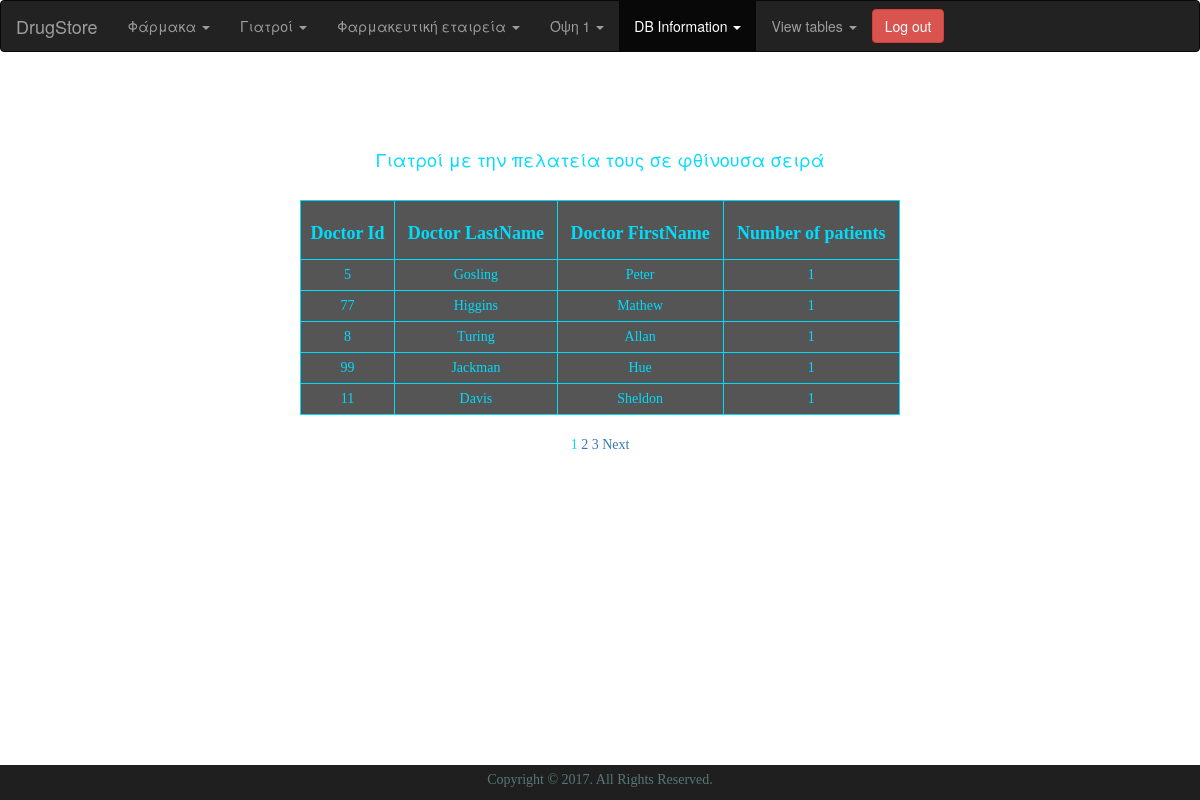
Screenshot of /site2/pelateia.php (signed in) with the database file from the repository.
### tables this page shows
create table Doctor(
DoctorId int not null AUTO_INCREMENT,
FirstName varchar(15) not null,
LastName varchar(15) not null,
Speciality varchar(20),
ExperienceYears int check(ExperienceYears>=0),
primary key(DoctorId) );

### site2/pelateia.php (the view, shortened to what this page needs)
<!DOCTYPE html>
<html lang="en">
<head>
  <link href="css/bootstrap.min.css" rel="stylesheet">
</head>
<body background="images/30.jpg">
<div>
<nav class="navbar navbar-inverse">
  <div class="container-fluid">
    <div class="navbar-header">
      <a class="navbar-brand" href="http://localhost:8888/site2/index.php">DrugStore</a>
    </div>
    <ul class="nav navbar-nav">
	  <li class="dropdown">
	  	<a class="dropdown-toggle" data-toggle="dropdown" href="#">Φάρμακα
	    	<span class="caret"></span></a>
	        </li>
      <li>
	  <li class="dropdown">
	  	<a class="dropdown-toggle" data-toggle="dropdown" href="#">Γιατροί
	    	<span class="caret"></span></a>
	        </li>
      <li>
  	  <li class="dropdown">
  	  	<a class="dropdown-toggle" data-toggle="dropdown" href="#">Φαρμακευτική εταιρεία
  	    	<span class="caret"></span></a>
  	        </li>
        <li>
  	  <li class="dropdown">
  	  	<a class="dropdown-toggle" data-toggle="dropdown" href="#">Όψη 1
  	    	<span class="caret"></span></a>
  	        </li>
        <li>
		<li class="active">
			<a class="dropdown-toggle" data-toggle="dropdown" href="#">DB Information
		  	<span class="caret"></span></a>
		      </li>
		<li>
    	  <li class="dropdown">
    	  	<a class="dropdown-toggle" data-toggle="dropdown" href="#">View tables
    	    	<span class="caret"></span></a>
    	        </li>
          <li>
			  <button class="btn btn-danger navbar-btn navbar-right"><a href="logout.php"><font color="white">Log out</font></a></button>
    </ul>
  </div>
</nav>
<br /><br /><br />
<?php
		require_once('mysqli_connect.php');
		$display = 5;
		if (isset($_GET['p']) && is_numeric($_GET['p'])){
			$pages = $_GET['p'];
		}else{
			$q = "SELECT Doctor.DoctorId, Doctor.LastName, Doctor.FirstName, COUNT(Patient.PatientId) as Patients FROM Doctor, Patient WHERE (Doctor.DoctorId= Patient.DoctorId) GROUP BY Doctor.DoctorId ORDER BY count(Patient.PatientId) desc";
			$r = @mysqli_query($conn, $q);
			$num_rows = mysqli_num_rows($r);
			echo '<h4>Γιατροί με την πελατεία τους σε φθίνουσα σειρά</h4>';
			$records = $num_rows;
			if ($records > $display){
				$pages = ceil($records/$display);
			}else{
				$pages = 1;
			}
		}
		if (isset($_GET['s']) && is_numeric($_GET['s'])){
			$start = $_GET['s'];
		}else{
			$start = 0;
		}
		$q = "SELECT Doctor.DoctorId, Doctor.LastName, Doctor.FirstName, COUNT(Patient.PatientId) as Patients FROM Doctor, Patient WHERE (Doctor.DoctorId= Patient.DoctorId) GROUP BY Doctor.DoctorId ORDER BY count(Patient.PatientId) desc LIMIT $start, $display";
		$r = @mysqli_query($conn, $q);
		echo '</br><table align="center" cellspacing="3" cellpadding="3" width="50%">
			<tr>
				<td align="left"><h4><b>Doctor Id</b></h4></td>
				<td align="left"><h4><b>Doctor LastName</b></h4></td>
				<td align="left"><h4><b>Doctor FirstName</b></h4></td>
				<td align="left"><h4><b>Number of patients</b></h4></td>
			</tr>';
		while ($row = mysqli_fetch_array($r, MYSQLI_ASSOC)){
			echo '<tr>
					<td align="left">' . $row['DoctorId'] . '</td>
					<td align="left">' . $row['LastName'] . '</td>
					<td align="left">'  . $row['FirstName'] . '</td>
					<td align="left">'  . $row['Patients'] . '</td>
				  </tr>';
		}
		echo '</table>';
		if ($pages > 1){
			echo '<br /><p>';
			$current_page = ($start/$display)+1;
				for ($i=1; $i<=$pages; $i++){
					if ($i != $current_page){
						echo '<a href="pelateia.php?s=' . (($display *
						($i - 1))) . '&p=' . $pages . '">' . $i . '</a> ';
					}else{
						echo $i . ' ';
					}
				}
				if ($current_page != $pages){
					echo '<a href="pelateia.php?s=' . ($start + $display) . '&p=' . $pages . '">Next</a>';
				}
				echo '</p>';
		}
?>
<footer>
<section class="copyright-section">
<div class="container">
<div class="row">
<div class="col-sm-12">
<div class="copyright">
<p>Copyright &copy; 2017. All Rights Reserved.</p>
</div>
</div>
</div>
</div>
</section>
</footer>
</div>
</body>
</html>

### site2/pelateia.php (style rules this page uses)
html, body { background-repeat:no-repeat; background-size:cover; width: 100%; height: 100%; }
footer { background: #1F1F1F; bottom: 0; position:fixed; right:0; left:0; }
footer .copyright-section { background: #1F1F1F; padding: 10px 1000; }
footer .copyright-section .copyright { margin-top: 5px; }
footer .copyright-section .copyright p { text-align: center; color: #577; }
p,td,b { color:#00DCFC; text-align:center; font-family: "Comic Sans MS"; }
h1,h4 { margin-top: 1em; color:#00DCFC; text-align:center; }
table, th, td { border: 1px solid #00DCFC; border-collapse: collapse; empty-cells: hide; background: RGBA(31, 31, 31, 0.5); }
th, td { padding: 5px; text-align: center; }

### rows the page displays
doctor: DoctorId "5", LastName "Gosling", FirstName "Peter", Patients "1"
doctor: DoctorId "77", LastName "Higgins", FirstName "Mathew", Patients "1"
doctor: DoctorId "8", LastName "Turing", FirstName "Allan", Patients "1"
doctor: DoctorId "99", LastName "Jackman", FirstName "Hue", Patients "1"
doctor: DoctorId "11", LastName "Davis", FirstName "Sheldon", Patients "1"
